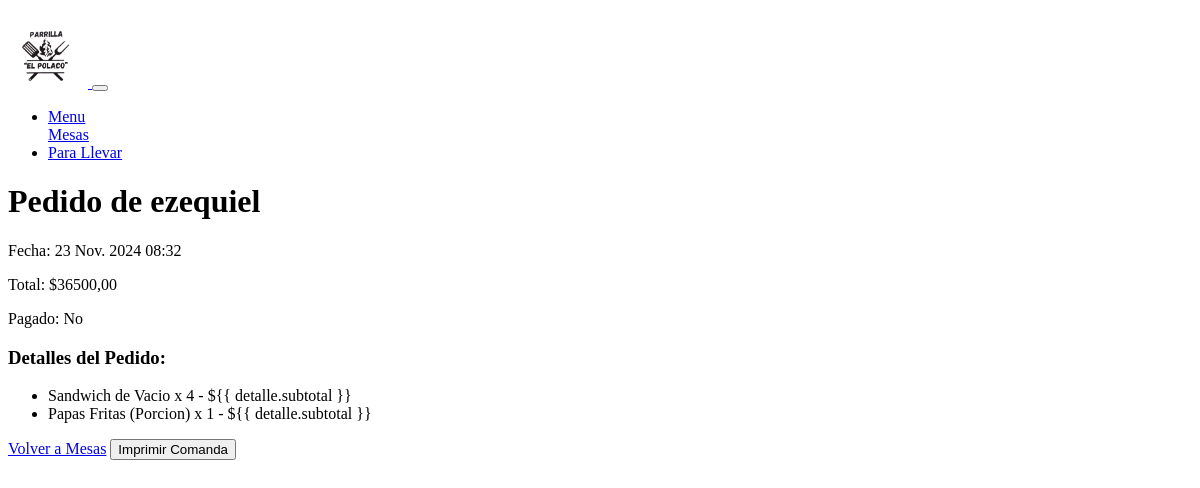
/pedido/18/, run on the app's committed database.
### Parrilla/models.py (models this page shows, shortened)
class Pedido(models.Model):
    numero = models.IntegerField(unique=False)
    mesa = models.ForeignKey("Mesa", on_delete=models.CASCADE, blank=True, null=True)
    nombre = models.CharField(max_length=100, blank=True, null=True)
    fecha = models.DateTimeField(auto_now_add=True)
    total = models.DecimalField(max_digits=10, decimal_places=2, default=0)
    pagado = models.BooleanField(default=False)
    para_llevar = models.BooleanField(default=False)
    nota = models.TextField(blank=True, null=True)

class DetallePedido(models.Model):
    pedido = models.ForeignKey(Pedido, on_delete=models.CASCADE)
    producto = models.ForeignKey(Producto, on_delete=models.CASCADE)
    cantidad = models.PositiveIntegerField(default=1)
    subtotal = models.DecimalField(max_digits=10, decimal_places=2, default=0)

class Producto(models.Model):
    nombre = models.CharField(max_length=100)
    precio = models.DecimalField(max_digits=10, decimal_places=2)
    descripcion = models.TextField()
    imagen = models.ImageField(upload_to="productos")
    categoria = models.CharField(
        max_length=50,
        choices=[
            ("sandwiches", "Sandwiches"),
            ("porciones", "Porciones"),
            ("ensaladas", "Ensaladas"),
            ("papas", "Papas"),
            ("bebidas", "Bebidas"),
        ],
    )

### Parrilla/views.py (the view)
# urls.py: path("pedido/<int:pedido_id>/", views.detalle_pedido, name="detalle_pedido"),
def detalle_pedido(request, pedido_id):
    pedido = get_object_or_404(Pedido, id=pedido_id)
    return render(request, "Parrilla/detalle_pedido.html", {"pedido": pedido})

### Parrilla/templates/Parrilla/detalle_pedido.html (shortened to what this page needs)
<!DOCTYPE html>
<html lang="es">
  <head>
    {% load bootstrap5 %} {% load static %}
  </head>
  <body>
    {% include 'Parrilla/layauts/nav.html' %}
    <h1>Pedido de {{ pedido.nombre }}</h1>
    <p>Fecha: {{ pedido.fecha }}</p>
    <p class="money-format">Total: ${{ pedido.total }}</p>
    <p>Pagado: {{ pedido.pagado|yesno:"Sí,No" }}</p>
    <h3>Detalles del Pedido:</h3>
    <ul>
      {% for detalle in pedido.detallepedido_set.all %}
      <li>
        {{ detalle.producto.nombre }} x {{ detalle.cantidad }} - ${{
        detalle.subtotal }}
      </li>
      {% endfor %}
    </ul>
    <a href="{% url 'vista_mesas' %}">Volver a Mesas</a>
    <button onclick="imprimirComanda()">Imprimir Comanda</button>
  </body>
</html>

### data on the page
Pedido: nombre "ezequiel", fecha "23 Nov. 2024 08:32", total "36500,00", pagado "No"
DetallePedido: producto.nombre "Sandwich de Vacio", cantidad "4"
DetallePedido: producto.nombre "Papas Fritas (Porcion)", cantidad "1"
